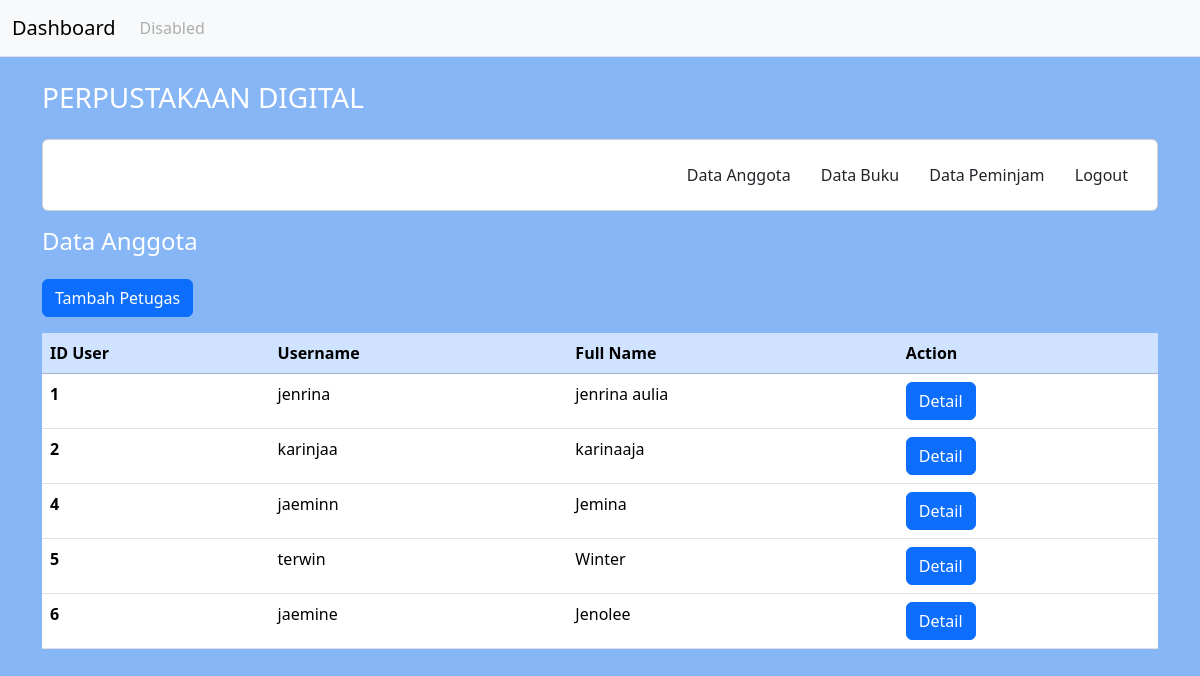
Screenshot of /petugas/anggota.php (signed in) with the database file from the repository.
### tables this page shows
CREATE TABLE `user` (
  `IDuser` int(20) NOT NULL,
  `username` varchar(255) NOT NULL,
  `password` varchar(255) NOT NULL,
  `email` varchar(255) NOT NULL,
  `namalengkap` varchar(255) NOT NULL,
  `alamat` text NOT NULL,
  `level` enum('admin','petugas','peminjam') NOT NULL
);

### petugas/anggota.php (the view, shortened to what this page needs)
<!DOCTYPE html>
<html lang="en">
<head>
</head>
<body style="background-color: #86B6F6;">
<nav class="navbar navbar-expand-lg bg-light border-bottom border-body" data-bs-theme="light">
  <div class="container-fluid">
    <a class="navbar-brand" href="index_pts.php">Dashboard</a>
    <div class="collapse navbar-collapse" id="navbarSupportedContent">
      <ul class="navbar-nav me-auto mb-4 mb-lg-0">
        <li class="nav-item">
          <a class="nav-link disabled" aria-disabled="true">Disabled</a>
        </li>
      </ul>
    </div>
  </div>
</nav>
</body>
</html>
<?php
include 'layout/header.php';
?>
<div class="container">
  <div class="row text-white" style="margin-top: 1rem;">
  <h4>Data Anggota</h4>
      <div class="col1">
        <a href="data/tambah_ptgs.php" class="btn btn-primary mt-3">Tambah Petugas</a>
      <div class="col1">
      <table class="table my-3">
        <thead class="table table-primary">
            <tr>
            <th scope="col">ID User</th>
            <th scope="col">Username</th>
            <th scope="col">Full Name</th>
            <th scope="col">Action</th>
            </tr>
        </thead>
        <?php
        include '../koneksi/koneksi.php';
        $data = mysqli_query($conn, "SELECT * FROM user");
        while ($d = mysqli_fetch_array($data)) {
        ?>
        <tbody>
            <tr>
            <th scope="row"><?php echo $d['IDuser'];?></th>
            <td><?php echo $d['username'];?></td>
            <td><?php echo $d['namalengkap'];?></td>
            <td>
               <a href="data/detail_anggota.php?iduser=<?php echo $d['IDuser'];?>" class="btn btn-primary text-white">Detail</a>
                 </td>
            </tr>
        </tbody>
        <?php
        }
        ?>
        </table>
      </div>
  </div>
</div>
<?php
include 'layout/footer.php';
?>

### rows the page displays
user: IDuser "1", username "jenrina", namalengkap "jenrina aulia"
user: IDuser "2", username "karinjaa", namalengkap "karinaaja"
user: IDuser "4", username "jaeminn", namalengkap "Jemina"
user: IDuser "5", username "terwin", namalengkap "Winter"
user: IDuser "6", username "jaemine", namalengkap "Jenolee"
